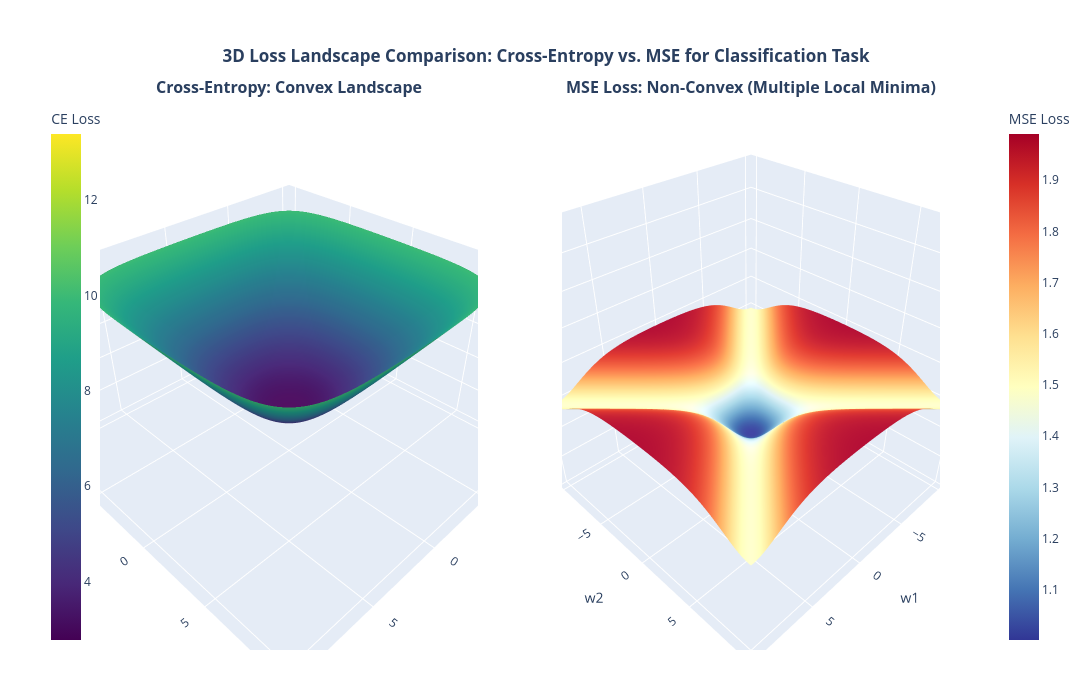

Notebook code for this chart:
### Markdown cell above
### 8. Why Not MSE for Logistic Regression?

#### Problems with MSE

- **Saturation Problem:** Sigmoid gradients can become very small, causing learning to slow down or stop.
- **Non-Convex Loss:** Optimization can become difficult due to local minima.
- **Not Probability-Aware:** MSE treats all errors more uniformly, even when probability predictions are very wrong.

#### Why Cross-Entropy is Better

- **Better Optimization:** Produces a smoother optimization landscape for logistic regression.
- **Stronger Gradients:** Encourages faster and more stable learning.
- **Probability-Aware:** Penalizes highly confident wrong predictions more heavily.

### Code cell
# @title
import numpy as np
import plotly.graph_objects as go
from plotly.subplots import make_subplots

# --- 1. Logic Functions ---
def sigmoid(z):
    return 1 / (1 + np.exp(-z))

def ce_loss(y, p):
    p = np.clip(p, 1e-15, 1 - 1e-15)
    return -(y * np.log(p) + (1 - y) * np.log(1 - p))

# --- 2. Setup Formatting & Data ---
BOLD, BLUE, RED, GREEN, CYAN, END = '\033[1m', '\033[94m', '\033[91m', '\033[92m', '\033[96m', '\033[0m'

X = np.array([[0.6, 0.6], [0.6, -0.6], [-0.6, 0.6], [-0.6, -0.6]])
y = np.array([1, 0, 0, 1])

w1 = np.linspace(-10, 10, 100)
w2 = np.linspace(-10, 10, 100)
W1, W2 = np.meshgrid(w1, w2)

MSE_Loss = np.zeros(W1.shape)
CE_Loss = np.zeros(W1.shape)

for i in range(len(X)):
    z = W1 * X[i,0] + W2 * X[i,1]
    p = sigmoid(z)
    MSE_Loss += (y[i] - p)**2
    CE_Loss += ce_loss(y[i], p)

# --- 3. Styled Print Report (First to ensure static UI) ---
# print(f"{BOLD}{CYAN}# --- 3D LOSS LANDSCAPE ANALYSIS --- #{END}")

print(f"\n{BOLD}{GREEN}LEFT: CROSS-ENTROPY (The Goal){END}")
print(f"Notice the {BOLD}Convex Bowl{END}. There is one clear global minimum.")
print(f"Gradient Descent can easily find the bottom, making training {BOLD}stable and fast{END}.")

print(f"\n{BOLD}{RED}RIGHT: MSE (The Problem){END}")
print(f"Notice the {BOLD}Non-Convex Landscape{END}. The surface is 'wavy' and complex.")
print(f"You can see {BOLD}multiple local minima{END} and flat plateaus where the model can get 'stuck'.")
print(f"This is why we avoid MSE for Logistic Regression.")
print("-" * 60)

# --- 4. Create Interactive Subplots ---
# Swapping Specs: CE Left (Col 1), MSE Right (Col 2)
fig = make_subplots(
    rows=1, cols=2,
    specs=[[{'type': 'surface'}, {'type': 'surface'}]],
    subplot_titles=(
        "<b>Cross-Entropy: Convex Landscape</b>",
        "<b>MSE Loss: Non-Convex (Multiple Local Minima)</b>"
    )
)

# Cross-Entropy Surface (LEFT)
fig.add_trace(
    go.Surface(
        z=CE_Loss, x=w1, y=w2,
        colorscale='Viridis',
        colorbar=dict(title='CE Loss', x=-0.07),
        name='Cross-Entropy'
    ),
    row=1, col=1
)

# MSE Surface (RIGHT)
fig.add_trace(
    go.Surface(
        z=MSE_Loss, x=w1, y=w2,
        colorscale='RdYlBu_r',
        colorbar=dict(title='MSE Loss', x=1.07),
        name='MSE'
    ),
    row=1, col=2
)

# --- 5. Layout Adjustments ---
fig.update_layout(
    title={
        'text': '<b>3D Loss Landscape Comparison: Cross-Entropy vs. MSE for Classification Task</b>',
        'x': 0.5,               # Centers the title horizontally (0 to 1)
        'xanchor': 'center',    # Ensures the anchor point is the middle of the text
        'yanchor': 'top'        # Aligns the top of the text to the coordinate
    },
    width=1300,
    height=700,
    margin=dict(l=100, r=100, b=50, t=100),
    scene=dict( # Scene for CE (Left)
        xaxis_title='w1', yaxis_title='w2', zaxis_title='Loss',
        zaxis=dict(range=[0, 10])
    ),
    scene2=dict( # Scene for MSE (Right)
        xaxis_title='w1', yaxis_title='w2', zaxis_title='Loss',
        zaxis=dict(range=[0, 4])
    )
)

fig.show()

### Figure 1 — Plotly figure (JSON) as saved in the notebook; plotly's stock layout.template omitted (floating-point values rounded to 4 significant figures; data arrays with more than 128 entries replaced by an {"elided": "..."} marker saying what was removed)
{"data": [{"colorbar": {"title": {"text": "CE Loss"}, "x": -0.07}, "colorscale": [[0, "#440154"], [0.1111, "#482878"], [0.2222, "#3e4989"], [0.3333, "#31688e"], [0.4444, "#26828e"], [0.5556, "#1f9e89"], [0.6667, "#35b779"], [0.7778, "#6ece58"], [0.8889, "#b5de2b"], [1, "#fde725"]], "name": "Cross-Entropy", "scene": "scene", "type": "surface", "x": [-10.0, -9.798, -9.596, -9.394, -9.192, -8.99, -8.788, -8.586, -8.384, -8.182, -7.98, -7.778, -7.576, -7.374, -7.172, -6.97, -6.768, -6.566, -6.364, -6.162, -5.96, -5.758, -5.556, -5.354, -5.152, -4.949, -4.747, -4.545, -4.343, -4.141, -3.939, -3.737, -3.535, -3.333, -3.131, -2.929, -2.727, -2.525, -2.323, -2.121, -1.919, -1.717, -1.515, -1.313, -1.111, -0.9091, -0.7071, -0.5051, -0.303, -0.101, 0.101, 0.303, 0.5051, 0.7071, 0.9091, 1.111, 1.313, 1.515, 1.717, 1.919, 2.121, 2.323, 2.525, 2.727, 2.929, 3.131, 3.333, 3.535, 3.737, 3.939, 4.141, 4.343, 4.545, 4.747, 4.949, 5.152, 5.354, 5.556, 5.758, 5.96, 6.162, 6.364, 6.566, 6.768, 6.97, 7.172, 7.374, 7.576, 7.778, 7.98, 8.182, 8.384, 8.586, 8.788, 8.99, 9.192, 9.394, 9.596, 9.798, 10.0], "y": [-10.0, -9.798, -9.596, -9.394, -9.192, -8.99, -8.788, -8.586, -8.384, -8.182, -7.98, -7.778, -7.576, -7.374, -7.172, -6.97, -6.768, -6.566, -6.364, -6.162, -5.96, -5.758, -5.556, -5.354, -5.152, -4.949, -4.747, -4.545, -4.343, -4.141, -3.939, -3.737, -3.535, -3.333, -3.131, -2.929, -2.727, -2.525, -2.323, -2.121, -1.919, -1.717, -1.515, -1.313, -1.111, -0.9091, -0.7071, -0.5051, -0.303, -0.101, 0.101, 0.303, 0.5051, 0.7071, 0.9091, 1.111, 1.313, 1.515, 1.717, 1.919, 2.121, 2.323, 2.525, 2.727, 2.929, 3.131, 3.333, 3.535, 3.737, 3.939, 4.141, 4.343, 4.545, 4.747, 4.949, 5.152, 5.354, 5.556, 5.758, 5.96, 6.162, 6.364, 6.566, 6.768, 6.97, 7.172, 7.374, 7.576, 7.778, 7.98, 8.182, 8.384, 8.586, 8.788, 8.99, 9.192, 9.394, 9.596, 9.798, 10.0], "z": {"elided": "100x100 float values"}}, {"colorbar": {"title": {"text": "MSE Loss"}, "x": 1.07}, "colorscale": [[0, "rgb(49,54,149)"], [0.1, "rgb(69,117,180)"], [0.2, "rgb(116,173,209)"], [0.3, "rgb(171,217,233)"], [0.4, "rgb(224,243,248)"], [0.5, "rgb(255,255,191)"], [0.6, "rgb(254,224,144)"], [0.7, "rgb(253,174,97)"], [0.8, "rgb(244,109,67)"], [0.9, "rgb(215,48,39)"], [1, "rgb(165,0,38)"]], "name": "MSE", "scene": "scene2", "type": "surface", "x": [-10.0, -9.798, -9.596, -9.394, -9.192, -8.99, -8.788, -8.586, -8.384, -8.182, -7.98, -7.778, -7.576, -7.374, -7.172, -6.97, -6.768, -6.566, -6.364, -6.162, -5.96, -5.758, -5.556, -5.354, -5.152, -4.949, -4.747, -4.545, -4.343, -4.141, -3.939, -3.737, -3.535, -3.333, -3.131, -2.929, -2.727, -2.525, -2.323, -2.121, -1.919, -1.717, -1.515, -1.313, -1.111, -0.9091, -0.7071, -0.5051, -0.303, -0.101, 0.101, 0.303, 0.5051, 0.7071, 0.9091, 1.111, 1.313, 1.515, 1.717, 1.919, 2.121, 2.323, 2.525, 2.727, 2.929, 3.131, 3.333, 3.535, 3.737, 3.939, 4.141, 4.343, 4.545, 4.747, 4.949, 5.152, 5.354, 5.556, 5.758, 5.96, 6.162, 6.364, 6.566, 6.768, 6.97, 7.172, 7.374, 7.576, 7.778, 7.98, 8.182, 8.384, 8.586, 8.788, 8.99, 9.192, 9.394, 9.596, 9.798, 10.0], "y": [-10.0, -9.798, -9.596, -9.394, -9.192, -8.99, -8.788, -8.586, -8.384, -8.182, -7.98, -7.778, -7.576, -7.374, -7.172, -6.97, -6.768, -6.566, -6.364, -6.162, -5.96, -5.758, -5.556, -5.354, -5.152, -4.949, -4.747, -4.545, -4.343, -4.141, -3.939, -3.737, -3.535, -3.333, -3.131, -2.929, -2.727, -2.525, -2.323, -2.121, -1.919, -1.717, -1.515, -1.313, -1.111, -0.9091, -0.7071, -0.5051, -0.303, -0.101, 0.101, 0.303, 0.5051, 0.7071, 0.9091, 1.111, 1.313, 1.515, 1.717, 1.919, 2.121, 2.323, 2.525, 2.727, 2.929, 3.131, 3.333, 3.535, 3.737, 3.939, 4.141, 4.343, 4.545, 4.747, 4.949, 5.152, 5.354, 5.556, 5.758, 5.96, 6.162, 6.364, 6.566, 6.768, 6.97, 7.172, 7.374, 7.576, 7.778, 7.98, 8.182, 8.384, 8.586, 8.788, 8.99, 9.192, 9.394, 9.596, 9.798, 10.0], "z": {"elided": "100x100 float values"}}], "layout": {"annotations": [{"font": {"size": 16}, "showarrow": false, "text": "<b>Cross-Entropy: Convex Landscape</b>", "x": 0.225, "xanchor": "center", "xref": "paper", "y": 1, "yanchor": "bottom", "yref": "paper"}, {"font": {"size": 16}, "showarrow": false, "text": "<b>MSE Loss: Non-Convex (Multiple Local Minima)</b>", "x": 0.775, "xanchor": "center", "xref": "paper", "y": 1, "yanchor": "bottom", "yref": "paper"}], "height": 700, "margin": {"b": 50, "l": 100, "r": 100, "t": 100}, "scene": {"domain": {"x": [0, 0.45], "y": [0, 1]}, "xaxis": {"title": {"text": "w1"}}, "yaxis": {"title": {"text": "w2"}}, "zaxis": {"range": [0, 10], "title": {"text": "Loss"}}}, "scene2": {"domain": {"x": [0.55, 1], "y": [0, 1]}, "xaxis": {"title": {"text": "w1"}}, "yaxis": {"title": {"text": "w2"}}, "zaxis": {"range": [0, 4], "title": {"text": "Loss"}}}, "title": {"text": "<b>3D Loss Landscape Comparison: Cross-Entropy vs. MSE for Classification Task</b>", "x": 0.5, "xanchor": "center", "yanchor": "top"}, "width": 1300}}
